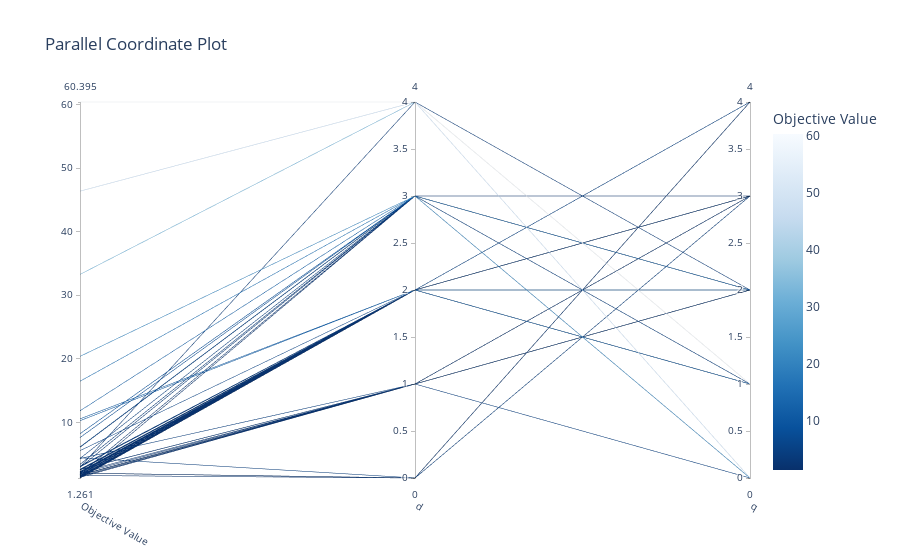

Here is the notebook cell this chart was saved with:
### Code cell
# Select specific parameters to visualize.
plot_parallel_coordinate(study, params=["d", "q"])
